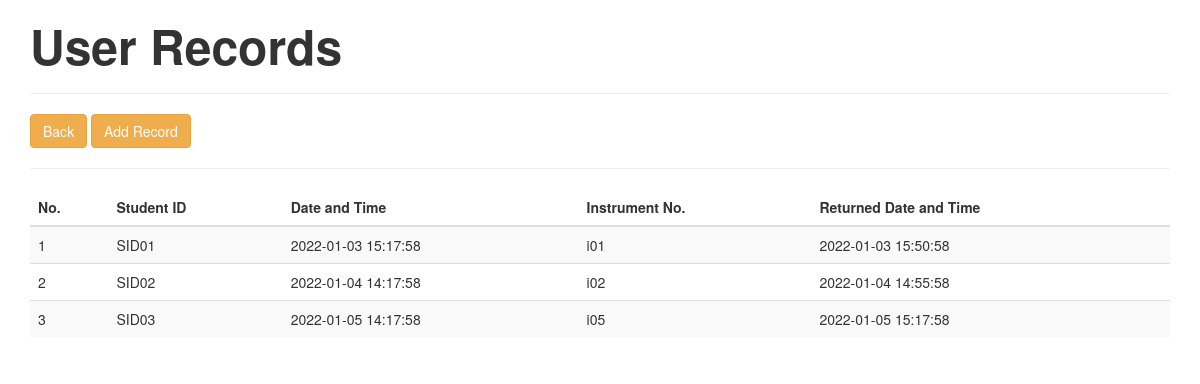
/phpFiles/ur.php, run on the app's committed database.
### tables this page shows
CREATE TABLE `users_record` (
  `Student_ID` varchar(15) NOT NULL,
  `Date_Time` datetime NOT NULL,
  `Instrument_No_` varchar(15) NOT NULL,
  `Returned_Date_and_Time` datetime NOT NULL
);

### phpFiles/ur.php (the view, shortened to what this page needs)
<?php
require_once'connection_index.php';
?>
<!DOCTYPE html>
<html lang="en">
<head>
<link href="https://maxcdn.bootstrapcdn.com/bootstrap/3.3.0/css/bootstrap.min.css" rel="stylesheet">
</head>
<body>
<div class="container">
<div class="row">
<div class="col-md-12">
<h3><b><FONT size='50px'>User Records</font></b></h3> <hr />
<a href="admin.php"><button class="btn btn-warning">Back</button></a>
<a href="insert_ur.php"><button class="btn btn-warning">Add Record</button></a><hr />
<div class="table-responsive">
<table id="mytable" class="table table-bordred table-striped">
<thead>
<th>No.</th>
<th>Student ID</th>
<th>Date and Time</th>
<th>Instrument No.</th>
<th>Returned Date and Time</th>
</thead>
<tbody>
<?php
$sql =mysqli_query($con, "call user_records()");
$cnt=1;
$row=mysqli_num_rows($sql);
if($row>0){
while ($result=mysqli_fetch_array($sql)) {
?>
<tr>
<td><?php echo htmlentities($cnt);?></td>
<td><?php echo htmlentities($result['Student_ID']);?></td>
<td><?php echo htmlentities($result['Date_Time']);?></td>
<td><?php echo htmlentities($result['Instrument_No_']);?></td>
<td><?php echo htmlentities($result['Returned_Date_and_Time']);?></td>
</tr>
<?php
$cnt++;
} } else { ?>
<tr>
<td colspan="9" style="color:red; font-weight:bold;text-align:center;"> No Record found</td>
</tr>
<?php } ?>
</tbody>
</table>
</div>
</div>
</div>
</div>
</body>
</html>

### data on the page
users_record: Student_ID "SID01", Date_Time "2022-01-03 15:17:58", Instrument_No_ "i01", Returned_Date_and_Time "2022-01-03 15:50:58"
users_record: Student_ID "SID02", Date_Time "2022-01-04 14:17:58", Instrument_No_ "i02", Returned_Date_and_Time "2022-01-04 14:55:58"
users_record: Student_ID "SID03", Date_Time "2022-01-05 14:17:58", Instrument_No_ "i05", Returned_Date_and_Time "2022-01-05 15:17:58"
